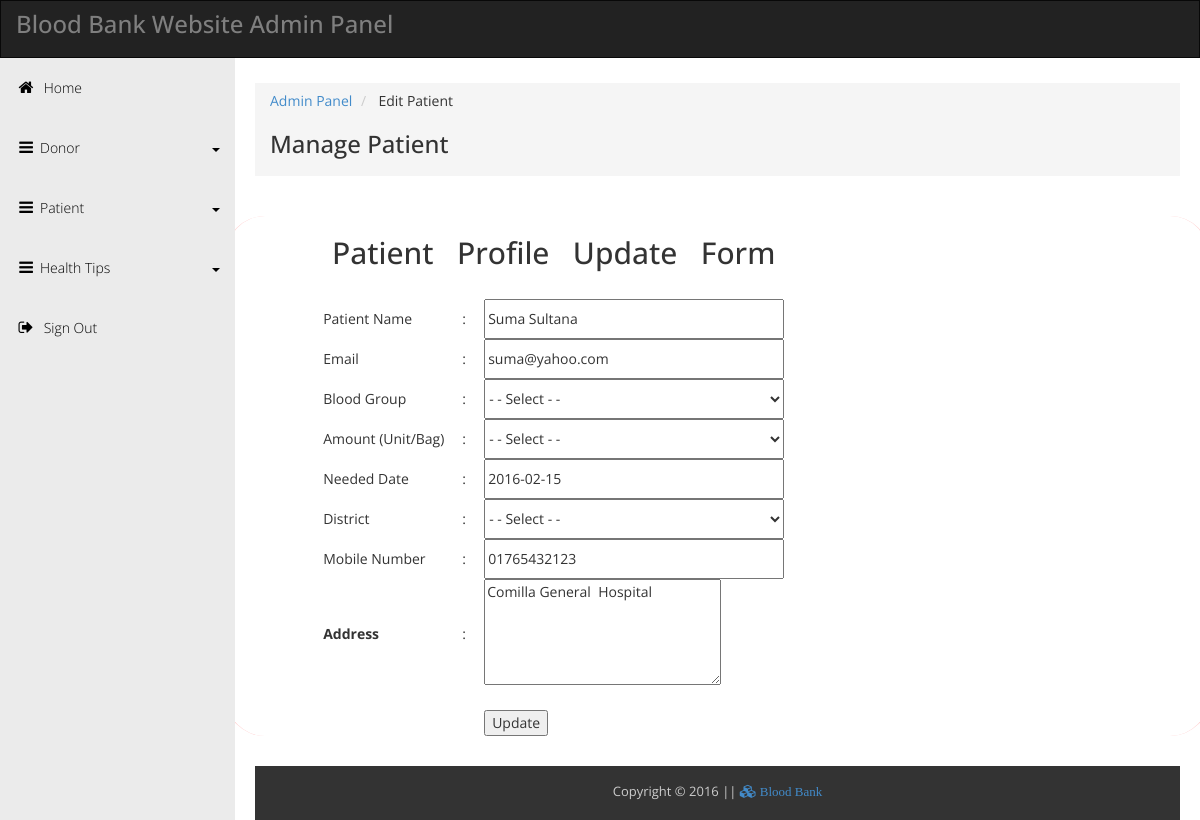
The app's page /admin/edit_patient.php?edit=1 (signed in) with its own data.
### tables this page shows
CREATE TABLE IF NOT EXISTS `patient` (
  `user_id` int(11) NOT NULL,
  `name` varchar(50) NOT NULL,
  `email` varchar(20) NOT NULL,
  `password` varchar(15) NOT NULL,
  `blood_group` varchar(5) NOT NULL,
  `amount` int(2) NOT NULL,
  `needed_date` date NOT NULL,
  `district` varchar(20) NOT NULL,
  `mob_num` varchar(11) NOT NULL,
  `address` varchar(250) NOT NULL
);

### admin/edit_patient.php (the view, shortened to what this page needs)
<!DOCTYPE html>
<head>
<?php include 'include/Header.php'; ?>
<link rel="stylesheet" href="css/pagination.css">
</head>
<body>
<?php include 'include/Topbar.php'; ?>
<div class="template-page-wrapper">
	  <div class="navbar-collapse collapse templatemo-sidebar">
		<?php include 'include/Left_sidebar.php'; ?>
	  </div>
	  <div class="templatemo-content-wrapper">
		<div class="templatemo-content">
		  <ol class="breadcrumb">
			<li><a href="login_process.php">Admin Panel</a></li>
			<li> Edit Patient </li>
				<h1>Manage Patient</h1>
		  </ol>
		  <div class="row animfade" style="text-align:center; margin-top:0; margin-bottom:30px;" align="center">
<?php
include("../database/connect.php");
if(isset($_GET['edit']))
	  {
		$user_id=$_GET['edit'];;
		$q = "SELECT * FROM patient WHERE user_id=$user_id";
		$query=mysqli_query($connection, $q);
		$row=mysqli_fetch_assoc($query);
		    $user_id=$row['user_id'];
			$name=$row['name'];
			$email=$row['email'];
			$blood_group=$row['blood_group'];
			$amount=$row['amount'];
			$needed_date=$row['needed_date'];
			$district=$row['district'];
			$mob_num=$row['mob_num'];
			$address=$row['address'];
	  }
?>
<div class="row" id="wrapper">
<div id="d_q" style="margin-top:20px; width:100%; overflow:hidden; border-left:1px solid #ffcccc;
border-right:1px solid #ffcccc; border-radius:40px;">
 <div class="col-md-8">
    <div>
      <h2 class="form_title">Patient &nbsp;&nbsp;Profile &nbsp;&nbsp;Update &nbsp;&nbsp;Form </h2>
    </div>
    <div class="col-md-12" id="apDiv1" align="center" >
<form id="form1" name="form1" method="post" action="update_patient.php?update=<?php echo $user_id ?>" enctype="multipart/form-data" >
  <table class="tbl_form" width="461" height="431">
    <tr>
      <td colspan="4">&nbsp;</td>
      </tr>
    <tr>
      <td width="185" height="31" class="field">Patient Name</td>
      <td width="33" class="field">:</td>
      <td colspan="2">
        <input type="text" name="name" id="textfield"  placeholder="Your Patient's Name" style="width:300px; height:40px;" value="<?php echo $name ?>" required/>     </td>
    </tr>
	<tr>
      <td class="field">Email</td>
      <td class="field">:</td>
      <td colspan="2">
        <input type="email" name="email" id="textfield4" placeholder="Email Will Be Your Login ID" style="width:300px; height:40px;" value="<?php echo $email ?>" required/>      </td>
    </tr>
    <tr>
      <td class="field">Blood Group</td>
      <td class="field">:</td>
      <td colspan="2"><select name="blood_group" size="1" id="select" style="width:300px; height:40px;" value="<?php echo $blood_group ?>" required/>
          <option value="">- - Select - -</option>
        </select></td>
    </tr>
	<tr>
      <td class="field">Amount (Unit/Bag)</td>
      <td class="field">:</td>
      <td colspan="2"><select name="amount" id="select" style="width:300px; height:40px;" value="<?php echo $amount ?>" required/>
        <option value="">- - Select - -</option>
      </td>
    </tr>
  <tr>
      <td class="field">Needed Date</td>
      <td class="field">:</td>
      <td><input type="text" name="needed_date" id="textfield12" placeholder="YY-MM-DD" style="width:300px; height:40px;" value="<?php echo $needed_date ?>" required/> </td>
    </tr>
	 <tr>
      <td class="field">District</td>
	  <td class="field">:</td>
      <td colspan="2"><select name="district" size="1" id="select" style="width:300px; height:40px;" value="<?php echo $district ?>" required/>
          <option>- - Select - -</option>
     </td>
   </tr>
    <tr>
      <td class="field">Mobile Number</td>
      <td class="field">:</td>
      <td colspan="2">
        <input name="mob_num" type="text" id="textfield5" style="width:300px; height:40px;" value="<?php echo $mob_num ?>" required/>      </td>
    </tr>
	<tr>
      <td height="97" class="field"><strong>Address</strong></td>
      <td class="field">:</td>
      <td colspan="2">
        <textarea name="address" id="textarea" cols="30" rows="5" required><?php echo $address ?></textarea>      </td>
    </tr>
    <tr>
      <td colspan="4">&nbsp;</td>
      </tr>
    <tr>
      <td>&nbsp;</td>
      <td>&nbsp;</td>
      <td>
        <input type="submit" name="update" class="sign_user" value="Update">     </td>
    </tr>
  </table>
  </form>
</div>
</div>
</div>
</div>
	</div>
	  <footer class="templatemo-footer">
		 <?php include 'include/Footer.php'; ?>
	  </footer>
  </body>
</html>

### admin/css/templatemo_main.css (style rules this page uses)
* { font-family: 'Open Sans', sans-serif; }
body { background-color: rgb(235,235,235); }
h1 { font-size: 24px; }
.templatemo-content-wrapper { float: left; width: 100%; }
.templatemo-content { margin-left: 235px; margin-top: 0px; min-height: 600px; padding: 25px 20px 0 20px; background-color: white; overflow-x: hidden; }
.templatemo-footer { clear: both; font-size: 13px; padding: 8px 0 5px 0; text-align: center; color: #ccc; background-color: #333; }
.templatemo-sidebar { padding: 0; margin-top: 0px; }
.nav-pills>li>a, .nav-tabs>li>a, .alert, .progress, .panel, .btn, .panel-group .panel, .form-control, .modal-content, .breadcrumb { border-radius: 0; }
@media screen and (min-width: 992px) { .templatemo-sidebar { width: 235px; float: left; position: relative; margin-right: -100%; } }

### admin/css/custom_style.css (style rules this page uses)
.animfade { animation: fadeIn .6s ease-in-out ; -webkit-animation : fadeIn .6s ease-in-out; }

### records on screen
patient: name "Suma Sultana", email "suma@yahoo.com", needed_date "2016-02-15", district "- - Select - -", mob_num "01765432123", address "Comilla General Hospital"
